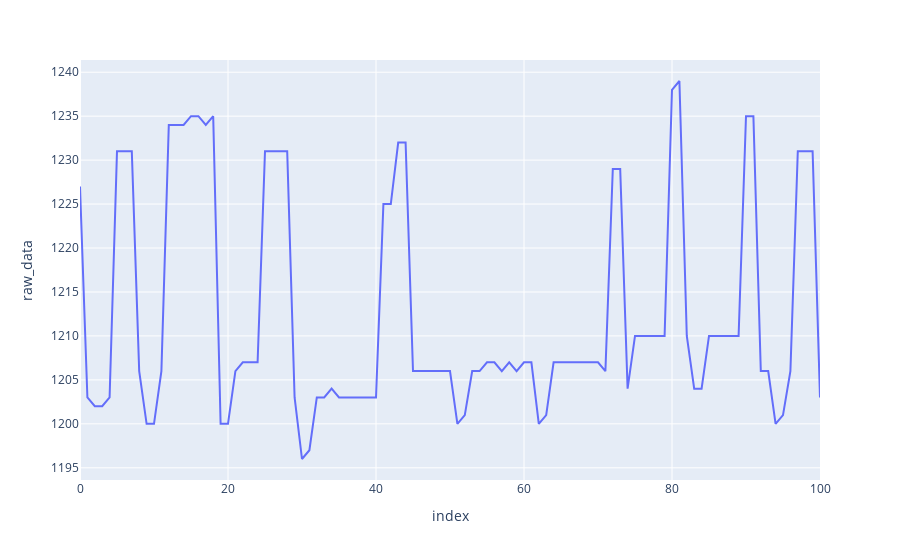
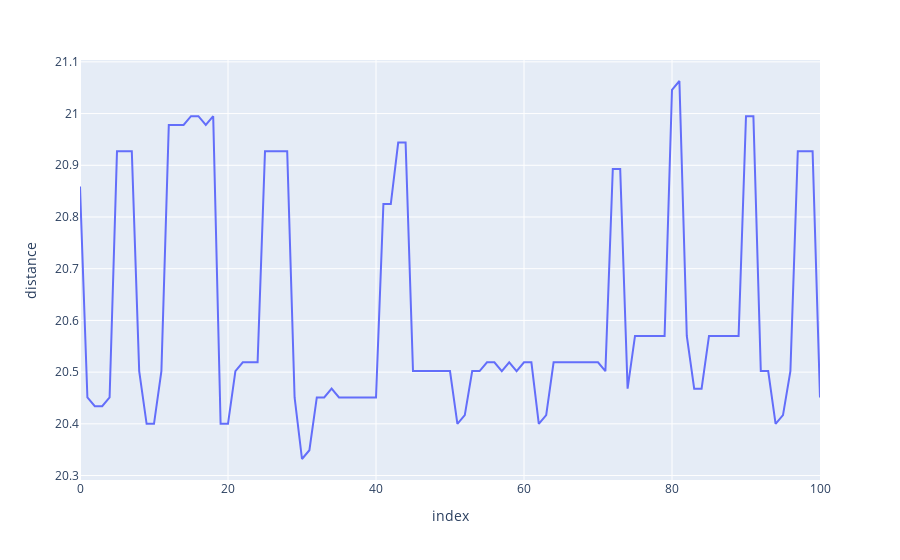

Notebook cell for these charts, in order:
### Code cell
display_Graphs(20) # 20 cm

### Figure 1 — Plotly figure (JSON) as saved in the notebook; plotly's stock layout.template omitted (floating-point values rounded to 4 significant figures)
{"data": [{"hovertemplate": "index=%{x}<br>raw_data=%{y}<extra></extra>", "legendgroup": "", "line": {"color": "#636efa", "dash": "solid"}, "marker": {"symbol": "circle"}, "mode": "lines", "name": "", "orientation": "v", "showlegend": false, "type": "scatter", "x": [0, 1, 2, 3, 4, 5, 6, 7, 8, 9, 10, 11, 12, 13, 14, 15, 16, 17, 18, 19, 20, 21, 22, 23, 24, 25, 26, 27, 28, 29, 30, 31, 32, 33, 34, 35, 36, 37, 38, 39, 40, 41, 42, 43, 44, 45, 46, 47, 48, 49, 50, 51, 52, 53, 54, 55, 56, 57, 58, 59, 60, 61, 62, 63, 64, 65, 66, 67, 68, 69, 70, 71, 72, 73, 74, 75, 76, 77, 78, 79, 80, 81, 82, 83, 84, 85, 86, 87, 88, 89, 90, 91, 92, 93, 94, 95, 96, 97, 98, 99, 100], "xaxis": "x", "y": [1227, 1203, 1202, 1202, 1203, 1231, 1231, 1231, 1206, 1200, 1200, 1206, 1234, 1234, 1234, 1235, 1235, 1234, 1235, 1200, 1200, 1206, 1207, 1207, 1207, 1231, 1231, 1231, 1231, 1203, 1196, 1197, 1203, 1203, 1204, 1203, 1203, 1203, 1203, 1203, 1203, 1225, 1225, 1232, 1232, 1206, 1206, 1206, 1206, 1206, 1206, 1200, 1201, 1206, 1206, 1207, 1207, 1206, 1207, 1206, 1207, 1207, 1200, 1201, 1207, 1207, 1207, 1207, 1207, 1207, 1207, 1206, 1229, 1229, 1204, 1210, 1210, 1210, 1210, 1210, 1238, 1239, 1210, 1204, 1204, 1210, 1210, 1210, 1210, 1210, 1235, 1235, 1206, 1206, 1200, 1201, 1206, 1231, 1231, 1231, 1203], "yaxis": "y"}], "layout": {"legend": {"tracegroupgap": 0}, "margin": {"t": 60}, "xaxis": {"anchor": "y", "domain": [0, 1], "title": {"text": "index"}}, "yaxis": {"anchor": "x", "domain": [0, 1], "title": {"text": "raw_data"}}}}

### Figure 2 — Plotly figure (JSON) as saved in the notebook; plotly's stock layout.template omitted (floating-point values rounded to 4 significant figures)
{"data": [{"hovertemplate": "index=%{x}<br>distance=%{y}<extra></extra>", "legendgroup": "", "line": {"color": "#636efa", "dash": "solid"}, "marker": {"symbol": "circle"}, "mode": "lines", "name": "", "orientation": "v", "showlegend": false, "type": "scatter", "x": [0, 1, 2, 3, 4, 5, 6, 7, 8, 9, 10, 11, 12, 13, 14, 15, 16, 17, 18, 19, 20, 21, 22, 23, 24, 25, 26, 27, 28, 29, 30, 31, 32, 33, 34, 35, 36, 37, 38, 39, 40, 41, 42, 43, 44, 45, 46, 47, 48, 49, 50, 51, 52, 53, 54, 55, 56, 57, 58, 59, 60, 61, 62, 63, 64, 65, 66, 67, 68, 69, 70, 71, 72, 73, 74, 75, 76, 77, 78, 79, 80, 81, 82, 83, 84, 85, 86, 87, 88, 89, 90, 91, 92, 93, 94, 95, 96, 97, 98, 99, 100], "xaxis": "x", "y": [20.86, 20.45, 20.43, 20.43, 20.45, 20.93, 20.93, 20.93, 20.5, 20.4, 20.4, 20.5, 20.98, 20.98, 20.98, 21.0, 21.0, 20.98, 21.0, 20.4, 20.4, 20.5, 20.52, 20.52, 20.52, 20.93, 20.93, 20.93, 20.93, 20.45, 20.33, 20.35, 20.45, 20.45, 20.47, 20.45, 20.45, 20.45, 20.45, 20.45, 20.45, 20.83, 20.83, 20.94, 20.94, 20.5, 20.5, 20.5, 20.5, 20.5, 20.5, 20.4, 20.42, 20.5, 20.5, 20.52, 20.52, 20.5, 20.52, 20.5, 20.52, 20.52, 20.4, 20.42, 20.52, 20.52, 20.52, 20.52, 20.52, 20.52, 20.52, 20.5, 20.89, 20.89, 20.47, 20.57, 20.57, 20.57, 20.57, 20.57, 21.05, 21.06, 20.57, 20.47, 20.47, 20.57, 20.57, 20.57, 20.57, 20.57, 21.0, 21.0, 20.5, 20.5, 20.4, 20.42, 20.5, 20.93, 20.93, 20.93, 20.45], "yaxis": "y"}], "layout": {"legend": {"tracegroupgap": 0}, "margin": {"t": 60}, "xaxis": {"anchor": "y", "domain": [0, 1], "title": {"text": "index"}}, "yaxis": {"anchor": "x", "domain": [0, 1], "title": {"text": "distance"}}}}
